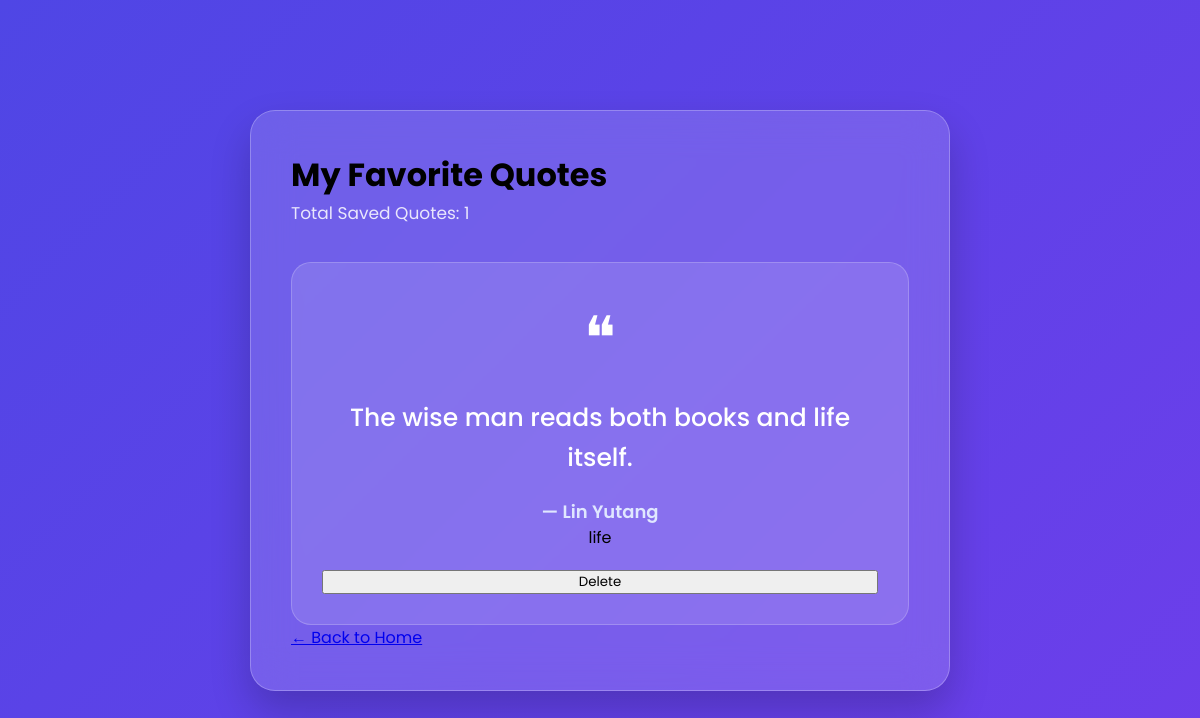
Before: /favorites with the older database file.
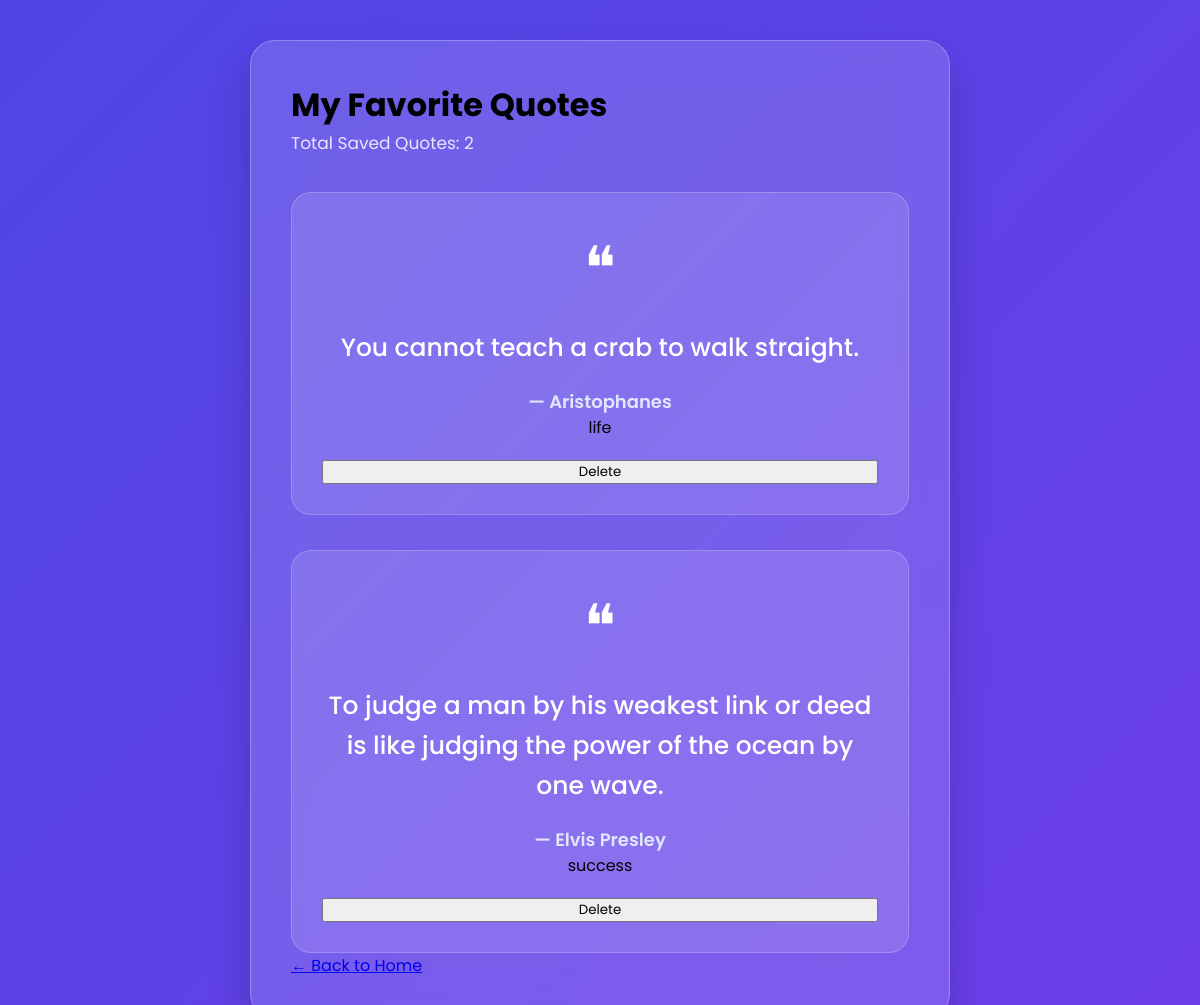
After: the same page with the newer database file.
### tables this page shows
CREATE TABLE favorites(

            id INTEGER PRIMARY KEY AUTOINCREMENT,

            quote TEXT NOT NULL,

            author TEXT NOT NULL,

            category TEXT NOT NULL

        );

### app.py (the view)
@app.route("/favorites")
def favorites():
    quotes = get_favorites()
    return render_template(
        "favorites.html",
        quotes=quotes
    )

### database.py (called while the page is built)
def get_favorites():
    conn = sqlite3.connect("quotes.db")
    cursor = conn.cursor()
    cursor.execute("""
        SELECT * FROM favorites
    """)
    favorites = cursor.fetchall()
    conn.close()
    return favorites

### templates/favorites.html (shortened to what this page needs)
<!DOCTYPE html>
<html lang="en">
<head>
    <link rel="stylesheet" href="{{ url_for('static', filename='style.css') }}">
</head>
<body>
    <div class="container">
        <div class="card">
            <h1>My Favorite Quotes</h1>
            <p class="subtitle">
                Total Saved Quotes: {{ quotes|length }}
            </p>
            {% if quotes %}
                {% for quote in quotes %}
                <div class="quote-box">
                    <div class="quote-icon">
                        ❝
                    </div>
                    <h2>
                        {{ quote[1] }}
                    </h2>
                    <h3>
                        — {{ quote[2] }}
                    </h3>
                    <span class="category-badge">
                        {{ quote[3] }}
                    </span>
                    <form action="{{ url_for('delete', id=quote[0]) }}" method="POST">
                        <button class="delete-btn" type="submit">
                            Delete
                        </button>
                    </form>
                </div>
                {% endfor %}
            {% endif %}
            <a href="{{ url_for('home') }}" class="back-btn">
                ← Back to Home
            </a>
        </div>
    </div>
</body>
</html>

### static/style.css (style rules this page uses)
* { margin:0; padding:0; box-sizing:border-box; font-family:"Poppins",sans-serif; }
body { min-height:100vh; display:flex; justify-content:center; align-items:center; overflow-x:hidden; background:linear-gradient(135deg,#4f46e5,#7c3aed,#0ea5e9); background-size:300% 300%; animation:gradientMove 12s ease infinite; padding:40px 20px; }
.container { width:100%; display:flex; justify-content:center; align-items:center; z-index:10; }
.card { width:100%; max-width:700px; padding:40px; border-radius:25px; background:rgba(255,255,255,.15); backdrop-filter:blur(20px); border:1px solid rgba(255,255,255,.25); box-shadow: 0 20px 40px rgba(0,0,0,.20); transition:.4s; }
.subtitle { color:rgba(255,255,255,.85); font-size:17px; line-height:28px; margin-bottom:35px; }
form { display:flex; flex-direction:column; gap:18px; margin-top:20px; }
.quote-box { margin-top:35px; padding:30px; border-radius:20px; background:rgba(255,255,255,.12); border:1px solid rgba(255,255,255,.20); text-align:center; animation:fadeIn .5s ease; }
.quote-icon { font-size:60px; color:white; margin-bottom:15px; }
.quote-box h2 { color:white; font-size:25px; line-height:40px; font-weight:500; margin-bottom:20px; }
.quote-box h3 { color:#e0e7ff; font-weight:600; font-size:18px; }
.quote-box { animation:fadeQuote .7s ease; transition:all .3s ease; cursor:default; }

Changed rows visible on the page:
removed favorites: quote "The wise man reads both books and life itself.", author "Lin Yutang", category "life"
added favorites: quote "You cannot teach a crab to walk straight.", author "Aristophanes", category "life"
added favorites: quote "To judge a man by his weakest link or deed is like judging the power of the ocean by one wave.", author "Elvis Presley", category "success"
Other visible differences:
{{ quotes|length }}: "1" → "2"
